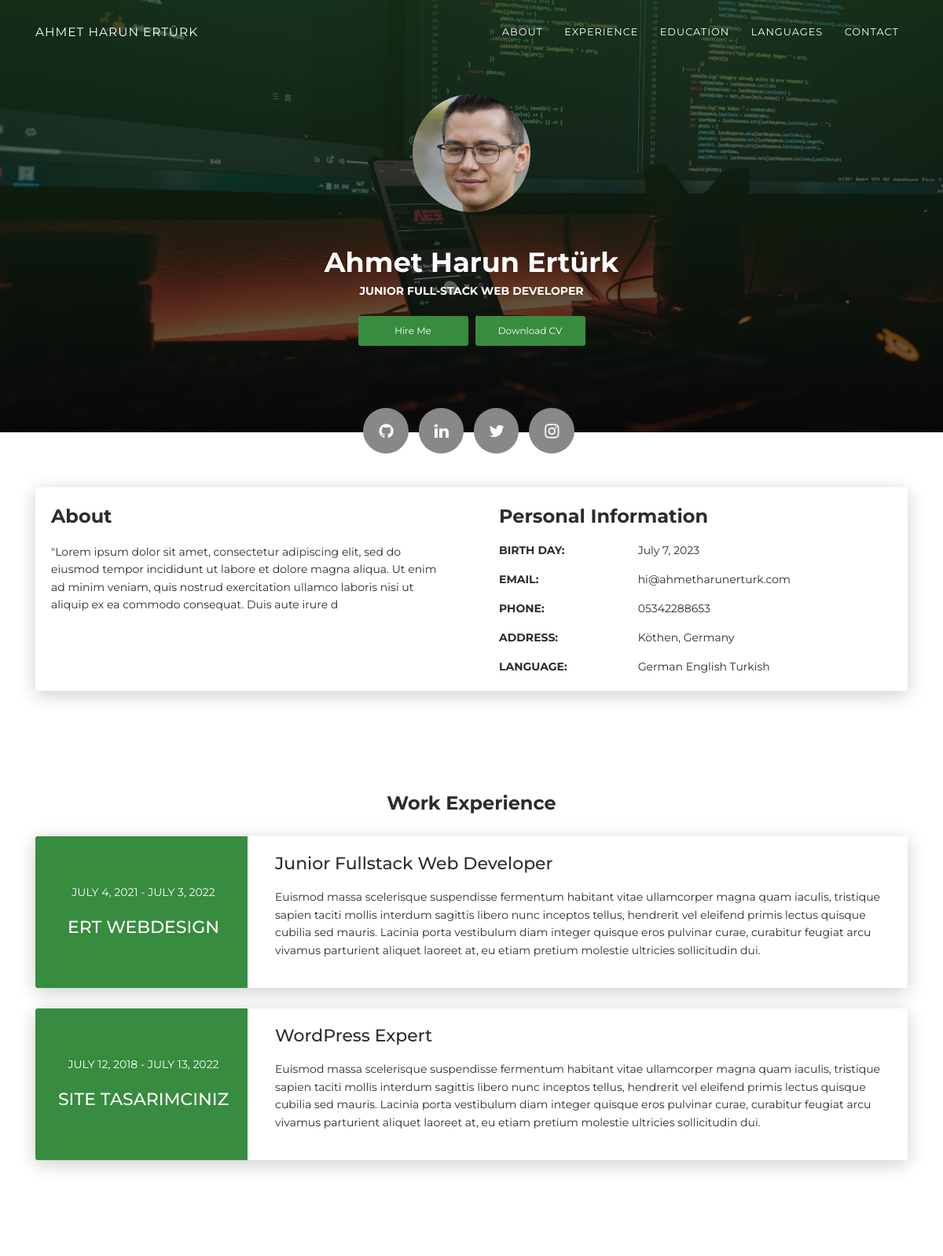
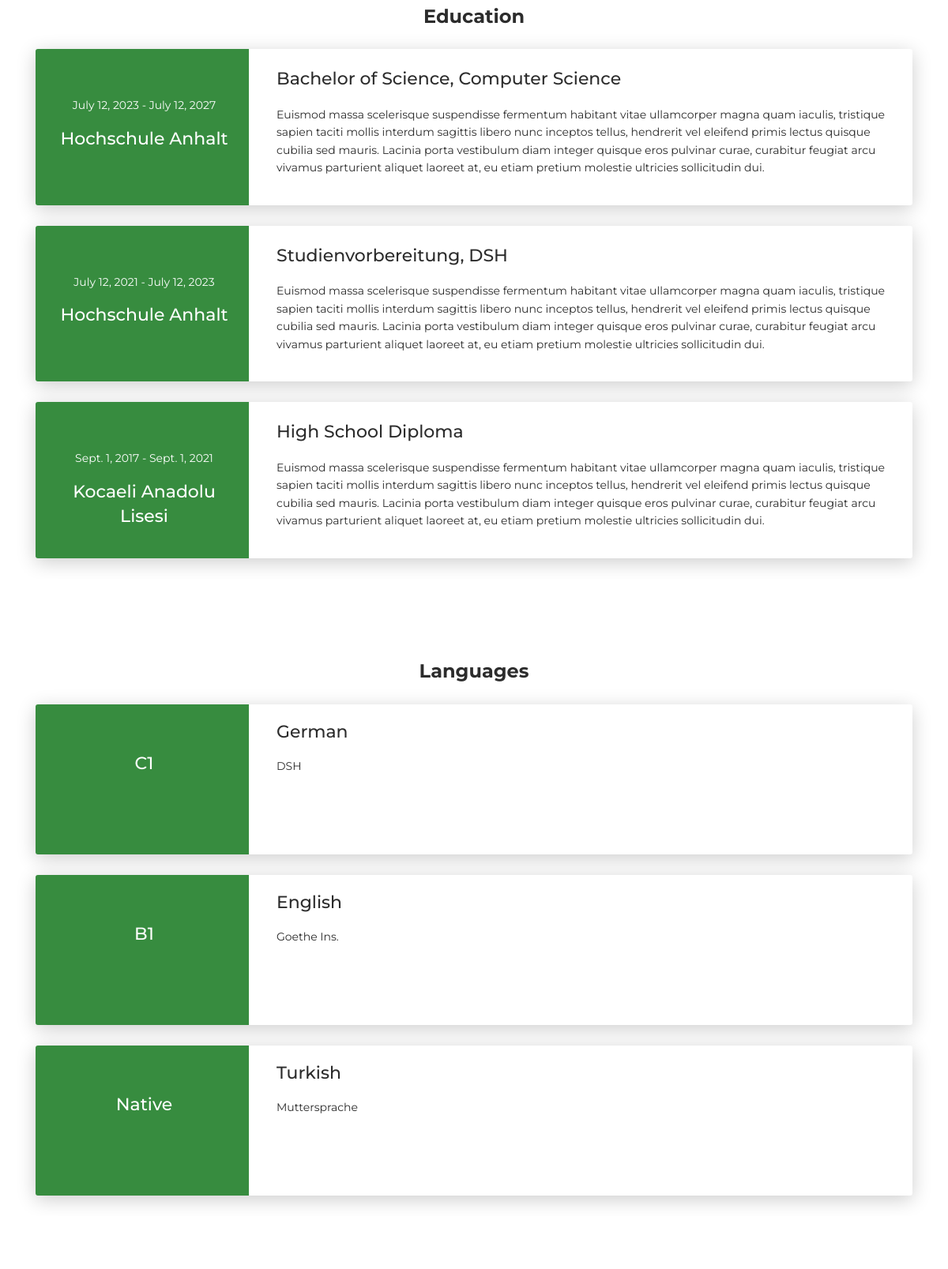
The page / (upper part) on the database its author committed (2 pictures, top to bottom).
### resumeapp/models.py (models this page shows, shortened)
class KisiselBilgiler(models.Model):
    ad = models.CharField(max_length=50)
    soyad = models.CharField(max_length=50)
    meslek = models.CharField(max_length=50, null=True)
    hakkimda = RichTextField(null=True)
    dogum_tarihi = models.DateField()
    email = models.EmailField()
    cv = models.FileField(upload_to="uploads/%Y/%m/%d/", blank=True, null=True)
    telefon = models.CharField(max_length=20)
    adres = models.TextField()
    profile_photo  = models.ImageField(upload_to="media/%Y/%m/%d/", blank=True, null=True)
    background_photo = models.ImageField(upload_to="media/%Y/%m/%d/", blank=True, null=True)
    github = models.URLField(blank=True, null=True)
    website = models.URLField(blank=True, null=True)
    linkedin = models.URLField(blank=True, null=True)
    twitter = models.URLField(blank=True, null=True)
    instagram = models.URLField(blank=True, null=True)

class Dil(models.Model):
    ad = models.CharField(max_length=50,blank=True, null=True)
    seviye = models.CharField(max_length=50,blank=True, null=True)
    sertifika = models.CharField(max_length=50,blank=True, null=True)

class Deneyim(models.Model):
    gorev = models.CharField(max_length=100)
    aciklama = RichTextField()
    firma = RichTextField(null=True)
    baslangic_tarihi = models.DateField()
    bitis_tarihi = models.DateField(blank=True, null=True)  # Bitiş tarihi opsiyonel

class Egitim(models.Model):
    okul = models.CharField(max_length=100)
    aciklama = RichTextField()
    degree = RichTextField(null=True)
    baslangic_tarihi = models.DateField()
    bitis_tarihi = models.DateField(blank=True, null=True)  # Bitiş tarihi opsiyonel

### resumeapp/views.py (the view)
# urls.py: path('', views.cv_anasayfa, name='cv_anasayfa'),
def cv_anasayfa(request):
    egitimler = Egitim.objects.all().order_by('-baslangic_tarihi')
    deneyimler = Deneyim.objects.all().order_by('-baslangic_tarihi')
    kisisel_bilgiler = KisiselBilgiler.objects.first()
    diller = Dil.objects.all()
    return render(request, 'index.html', {'egitimler': egitimler, 'deneyimler': deneyimler, 'kisisel_bilgiler': kisisel_bilgiler, 'diller': diller})

### resumeapp/templates/index.html (shortened to what this page needs)
{% load static %}
<!DOCTYPE html>
<html lang="en-US">
  <head>
    <link href="https://maxcdn.bootstrapcdn.com/font-awesome/latest/css/font-awesome.min.css" rel="stylesheet">
    <link href="static/css/aos.css?ver=1.1.0" rel="stylesheet">
    <link href="static/css/bootstrap.min.css?ver=1.1.0" rel="stylesheet">
    <link href="static/css/main.css?ver=1.1.0" rel="stylesheet">
  </head>
  <body id="top">
    <header>
      <div class="profile-page sidebar-collapse">
        <nav class="navbar navbar-expand-lg fixed-top navbar-transparent bg-primary" color-on-scroll="400">
          <div class="container">
            <div class="navbar-translate"><a class="navbar-brand" href="#" rel="tooltip">{{ kisisel_bilgiler.ad }} {{ kisisel_bilgiler.soyad }}</a>
            </div>
            <div class="collapse navbar-collapse justify-content-end" id="navigation">
              <ul class="navbar-nav">
                <li class="nav-item"><a class="nav-link smooth-scroll" href="#about">About</a></li>
                <li class="nav-item"><a class="nav-link smooth-scroll" href="#experience">Experience</a></li>
                <li class="nav-item"><a class="nav-link smooth-scroll" href="#education">Education</a></li>
                <li class="nav-item"><a class="nav-link smooth-scroll" href="#languages">Languages</a></li>
                <li class="nav-item"><a class="nav-link smooth-scroll" href="#contact">Contact</a></li>
              </ul>
            </div>
          </div>
        </nav>
      </div>
    </header>
    <div class="page-content">
      <div>
        <div class="profile-page">
          <div class="wrapper">
            <div class="page-header page-header-small" filter-color="green">
              <div class="container">
                <div class="content-center">
                  <div class="cc-profile-image"><a href="#"><img src=" {{ kisisel_bilgiler.profile_photo.url }} " alt="Image"/></a></div>
                  <div class="h2 title">{{ kisisel_bilgiler.ad }} {{ kisisel_bilgiler.soyad }}</div>
                  <p class="category text-white">{{ kisisel_bilgiler.meslek }}</p><a class="btn btn-primary smooth-scroll mr-2" href="#contact" data-aos="zoom-in" data-aos-anchor="data-aos-anchor">Hire Me</a><a class="btn btn-primary" href="{{ kisisel_bilgiler.cv.url }}" data-aos="zoom-in" data-aos-anchor="data-aos-anchor">Download CV</a>
                </div>
              </div>
      <div class="section">
        <div class="container">
          <div class="button-container">
            <a class="btn btn-default btn-round btn-lg btn-icon" href="{{ kisisel_bilgiler.github }}" target="_blank rel="tooltip" title="Check my Projects"><i class="fa fa-github"></i></a>
            <a class="btn btn-default btn-round btn-lg btn-icon" href="{{ kisisel_bilgiler.linkedin }}" target="_blank rel="tooltip" title="Follow me on Linkedin"><i class="fa fa-linkedin"></i></a>
            <a class="btn btn-default btn-round btn-lg btn-icon" href="{{ kisisel_bilgiler.twitter }}" target="_blank rel="tooltip" title="Follow me on Twitter"><i class="fa fa-twitter"></i></a>
            <a class="btn btn-default btn-round btn-lg btn-icon" href="{{ kisisel_bilgiler.instagram }}" target="_blank rel="tooltip" title="Follow me on Instagram"><i class="fa fa-instagram"></i></a>
        </div>
        </div>
      </div>
    </div>
  </div>
</div>
<div class="section" id="about">
  <div class="container">
    <div class="card" data-aos="fade-up" data-aos-offset="10">
      <div class="row">
        <div class="col-lg-6 col-md-12">
          <div class="card-body">
            <div class="h4 mt-0 title">About</div>
            <p>{{ kisisel_bilgiler.hakkimda | safe}}</p>
          </div>
        </div>
        <div class="col-lg-6 col-md-12">
          <div class="card-body">
            <div class="h4 mt-0 title">Personal Information</div>
            <div class="row">
              <div class="col-sm-4"><strong class="text-uppercase">Birth day:</strong></div>
              <div class="col-sm-8">{{ kisisel_bilgiler.dogum_tarihi }}</div>
            </div>
            <div class="row mt-3">
              <div class="col-sm-4"><strong class="text-uppercase">Email:</strong></div>
              <div class="col-sm-8">{{ kisisel_bilgiler.email }}</div>
            </div>
            <div class="row mt-3">
              <div class="col-sm-4"><strong class="text-uppercase">Phone:</strong></div>
              <div class="col-sm-8">{{ kisisel_bilgiler.telefon }}</div>
            </div>
            <div class="row mt-3">
              <div class="col-sm-4"><strong class="text-uppercase">Address:</strong></div>
              <div class="col-sm-8">{{ kisisel_bilgiler.adres }}</div>
            </div>
            <div class="row mt-3">
              <div class="col-sm-4"><strong class="text-uppercase">Language:</strong></div>
              <div class="col-sm-8">
                {% for dil in diller %}
                  {{ dil.ad }}
                {% endfor %}
              </div>
            </div>
          </div>
        </div>
      </div>
    </div>
  </div>
</div>
<div class="section" id="experience">
  <div class="container cc-experience">
    <div class="h4 text-center mb-4 title">Work Experience</div>
    {% for deneyim in deneyimler %}
      <div class="card">
        <div class="row">
          <div class="col-md-3 bg-primary" data-aos="fade-right" data-aos-offset="50" data-aos-duration="500">
            <div class="card-body cc-experience-header">
              <p>{{ deneyim.baslangic_tarihi }} - {{ deneyim.bitis_tarihi }} </p>
              <div class="h5">{{ deneyim.firma | safe}}</div>
            </div>
          </div>
          <div class="col-md-9" data-aos="fade-left" data-aos-offset="50" data-aos-duration="500">
            <div class="card-body">
              <div class="h5">{{ deneyim.gorev }}</div>
              <p>{{ deneyim.aciklama | safe}}</p>
            </div>
          </div>
        </div>
      </div>
    {% endfor %}
  </div>
</div>
<div class="section">
  <div class="container cc-education" id="education">
    <div class="h4 text-center mb-4 title">Education</div>
    {% for egitim in egitimler %}
      <div class="card">
        <div class="row">
          <div class="col-md-3 bg-primary" data-aos="fade-right" data-aos-offset="50" data-aos-duration="500">
            <div class="card-body cc-education-header">
              <p>{{ egitim.baslangic_tarihi }} - {{ egitim.bitis_tarihi }} </p>
              <div class="h5">{{ egitim.okul }}</div>
            </div>
          </div>
          <div class="col-md-9" data-aos="fade-left" data-aos-offset="50" data-aos-duration="500">
            <div class="card-body">
              <div class="h5">{{ egitim.degree | safe}}</div>
              <p>{{ egitim.aciklama | safe }}</p>
            </div>
          </div>
        </div>
      </div>
    {% endfor %}
  </div>
</div>
<div class="section">
  <div class="container cc-education" id="languages">
    <div class="h4 text-center mb-4 title">Languages</div>
    {% for dil in diller %}
      <div class="card">
        <div class="row">
          <div class="col-md-3 bg-primary" data-aos="fade-right" data-aos-offset="50" data-aos-duration="500">
            <div class="card-body cc-education-header">
              <div class="h5">{{ dil.seviye }}</div>
            </div>
          </div>
          <div class="col-md-9" data-aos="fade-left" data-aos-offset="50" data-aos-duration="500">
            <div class="card-body">
              <div class="h5">{{ dil.ad }}</div>
              <p>{{ dil.sertifika }}</p>
            </div>
          </div>
        </div>
      </div>
    {% endfor %}
  </div>
</div>
<div class="section" id="contact">
</div></div>
    </div>
  </body>
</html>

### rows shown on the page
KisiselBilgiler: ad "AHMET HARUN", soyad "ERTÜRK", profile_photo (placeholder picture), ad "Ahmet Harun", soyad "Ertürk", meslek "JUNIOR FULL-STACK WEB DEVELOPER", hakkimda "\"Lorem ipsum dolor sit amet, consectetur adipiscing elit, sed do eiusmod tempor incididunt ut labore et dolore magna aliqua. Ut enim ad minim veniam, quis nostrud exercitation ullamco laboris nisi ut aliquip ex ea commodo consequat. Duis aute irure d", dogum_tarihi "July 7, 2023", email "hi@ahmetharunerturk.com", telefon "05342288653", adres "Köthen, Germany"
Dil: ad "German", seviye "C1", sertifika "DSH"
Dil: ad "English", seviye "B1", sertifika "Goethe Ins."
Dil: ad "Turkish", seviye "Native", sertifika "Muttersprache"
Deneyim: baslangic_tarihi "JULY 4, 2021", bitis_tarihi "JULY 3, 2022", firma "ERT WEBDESIGN", gorev "Junior Fullstack Web Developer", aciklama "Euismod massa scelerisque suspendisse fermentum habitant vitae ullamcorper magna quam iaculis, tristique sapien taciti mollis interdum sagittis libero nunc inceptos tellus, hendrerit vel eleifend primis lectus quisque cubilia sed mauris. Lacinia porta vestibulum diam integer quisque eros pulvinar curae, curabitur feugiat arcu vivamus parturient aliquet laoreet at, eu etiam pretium molestie ultricies sollicitudin dui."
Deneyim: baslangic_tarihi "JULY 12, 2018", bitis_tarihi "JULY 13, 2022", firma "SITE TASARIMCINIZ", gorev "WordPress Expert", aciklama "Euismod massa scelerisque suspendisse fermentum habitant vitae ullamcorper magna quam iaculis, tristique sapien taciti mollis interdum sagittis libero nunc inceptos tellus, hendrerit vel eleifend primis lectus quisque cubilia sed mauris. Lacinia porta vestibulum diam integer quisque eros pulvinar curae, curabitur feugiat arcu vivamus parturient aliquet laoreet at, eu etiam pretium molestie ultricies sollicitudin dui."
Egitim: baslangic_tarihi "July 12, 2023", bitis_tarihi "July 12, 2027", okul "Hochschule Anhalt", degree "Bachelor of Science, Computer Science", aciklama "Euismod massa scelerisque suspendisse fermentum habitant vitae ullamcorper magna quam iaculis, tristique sapien taciti mollis interdum sagittis libero nunc inceptos tellus, hendrerit vel eleifend primis lectus quisque cubilia sed mauris. Lacinia porta vestibulum diam integer quisque eros pulvinar curae, curabitur feugiat arcu vivamus parturient aliquet laoreet at, eu etiam pretium molestie ultricies sollicitudin dui."
Egitim: baslangic_tarihi "July 12, 2021", bitis_tarihi "July 12, 2023", okul "Hochschule Anhalt", degree "Studienvorbereitung, DSH", aciklama "Euismod massa scelerisque suspendisse fermentum habitant vitae ullamcorper magna quam iaculis, tristique sapien taciti mollis interdum sagittis libero nunc inceptos tellus, hendrerit vel eleifend primis lectus quisque cubilia sed mauris. Lacinia porta vestibulum diam integer quisque eros pulvinar curae, curabitur feugiat arcu vivamus parturient aliquet laoreet at, eu etiam pretium molestie ultricies sollicitudin dui."
Egitim: baslangic_tarihi "Sept. 1, 2017", bitis_tarihi "Sept. 1, 2021", okul "Kocaeli Anadolu Lisesi", degree "High School Diploma", aciklama "Euismod massa scelerisque suspendisse fermentum habitant vitae ullamcorper magna quam iaculis, tristique sapien taciti mollis interdum sagittis libero nunc inceptos tellus, hendrerit vel eleifend primis lectus quisque cubilia sed mauris. Lacinia porta vestibulum diam integer quisque eros pulvinar curae, curabitur feugiat arcu vivamus parturient aliquet laoreet at, eu etiam pretium molestie ultricies sollicitudin dui."
